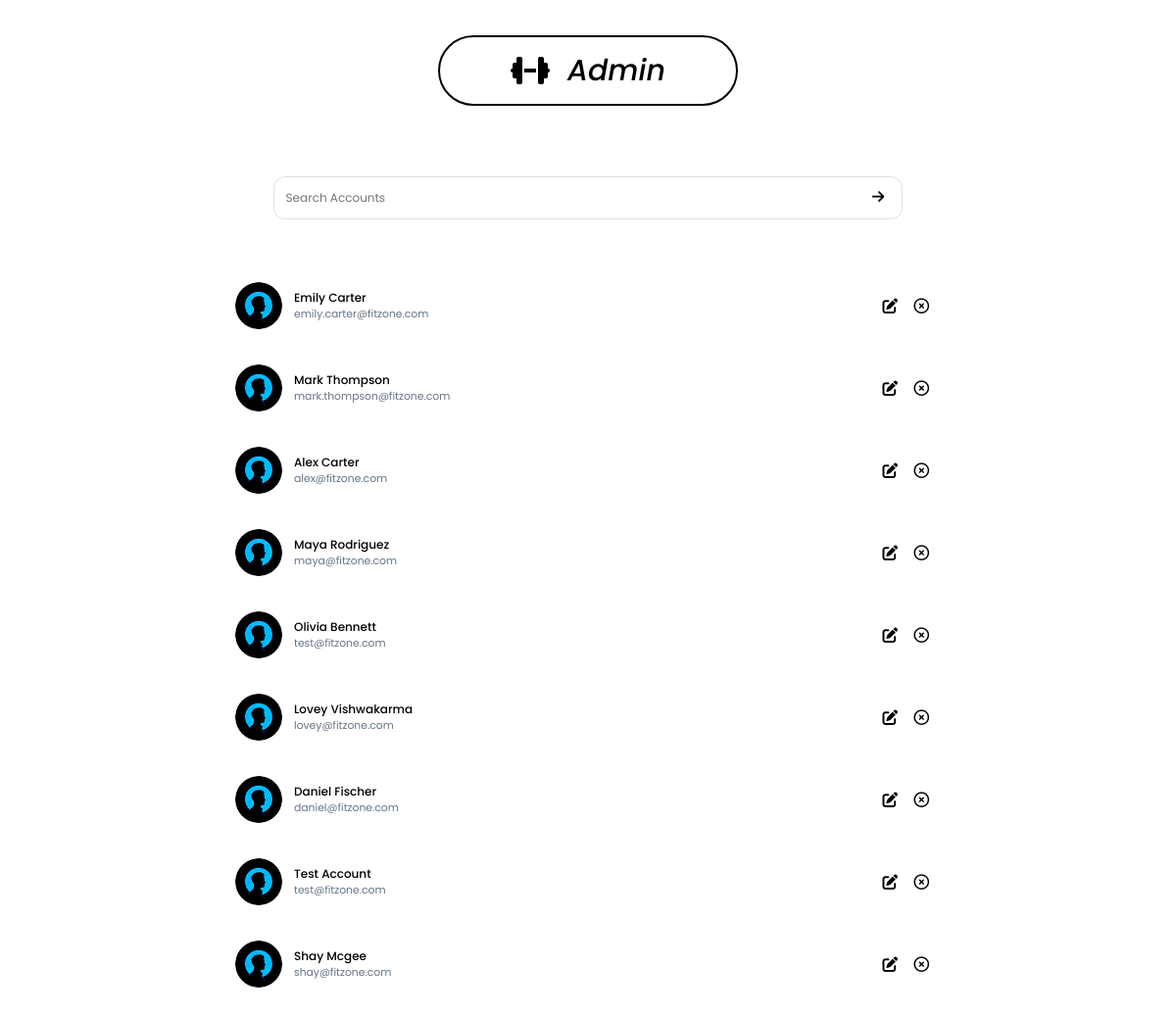
Page /Dashboards/Admin-Dashboard/manage-accounts.php on the committed database.
### tables this page shows
CREATE TABLE `trainers` (
  `Trainer_ID` int(11) NOT NULL,
  `User_ID` int(11) NOT NULL,
  `Name` varchar(255) NOT NULL,
  `Speciality` varchar(255) NOT NULL
);

CREATE TABLE `users` (
  `User_ID` int(11) NOT NULL,
  `First_Name` varchar(255) NOT NULL,
  `Last_Name` varchar(255) DEFAULT NULL,
  `Phone` int(20) NOT NULL,
  `Email` varchar(100) NOT NULL,
  `Role` enum('customer','staff','admin') NOT NULL,
  `Password` varchar(255) NOT NULL,
  `Profile_Img_Path` varchar(500) DEFAULT NULL
);

### Dashboards/Admin-Dashboard/manage-accounts.php (the view, shortened to what this page needs)
<?php
  include("../../includes/dbconnect.php");
?>
<!DOCTYPE html>
<html lang="en">
  <head>
    <link rel="stylesheet" href="./style.css" />
  </head>
  <body>
     <?php include("../components/admin/admin-menu.php")?>
    <section class="manage-accounts-section">
      <form method="get" class="search-accounts">
        <div class="search-container">
          <input
            type="text"
            name="searchFor"
            class="search-input"
            placeholder="Search Accounts"
          />
          <button type="submit" name="search" class="search-button" >
            <i class="fas fa-arrow-right search-icon"></i>
          </button>
        </div>
      </form>
      <?php
        if(isset($_GET['search'])){
          $search = trim($_GET['searchFor']);
          $search_query = "SELECT users.User_ID, users.Email, trainers.Name FROM users JOIN trainers ON users.User_ID = trainers.User_ID WHERE users.First_Name = '$search'";
          $search_results = $conn->query($search_query);
          if($search_results->num_rows > 0){
            while($searched_rows = $search_results->fetch_assoc()){
            echo
            '
              <div class="account-container">
                <div class="info-wrap">
                  <div class="profile-img-container">
                      <img
                        src="../../Assets/customer-dashboard-assets/profile.png"
                        alt="profile-picture"
                        class="profile-picture"
                      />
                  </div>
                  <div class="text-wrap">
                      <p class="account-name">'.$searched_rows['Name'].'</p>
                      <p class="account-email">'.$searched_rows['Email'].'</p>
                  </div>
                </div>
                <div class="actions-wrap">
                    <i class="fas fa-pen-to-square edit-account" onclick="window.location.href=\'./edit-account.php?selected=Edit Account&update_id='.$searched_rows['User_ID'].'\'"></i>
                    <i class="fa-regular fa-circle-xmark delete-account" onclick="DeleteTrainer('.$searched_rows['User_ID'].')"></i>
                </div>
              </div>
            ';
          }
          }
          else
          {
            echo
            '<div class="account-container">
                <h1 class="account-name not">Trainer Not Found</h1>
            </div>';
          }
        }
        else
        {
          $sql = "SELECT users.User_ID, users.Email, trainers.Name FROM users JOIN trainers ON users.User_ID = trainers.User_ID";
        $result = $conn->query($sql);
        if($result->num_rows > 0){
          while($row = $result->fetch_assoc()){
            echo
            '
              <div class="account-container">
                <div class="info-wrap">
                  <div class="profile-img-container">
                      <img
                        src="../../Assets/customer-dashboard-assets/profile.png"
                        alt="profile-picture"
                        class="profile-picture"
                      />
                  </div>
                  <div class="text-wrap">
                      <p class="account-name">'.$row['Name'].'</p>
                      <p class="account-email">'.$row['Email'].'</p>
                  </div>
                </div>
                <div class="actions-wrap">
                    <i class="fas fa-pen-to-square edit-account" onclick="window.location.href=\'./edit-account.php?selected=Edit Account&update_id='.$row['User_ID'].'\'"></i>
                    <i class="fa-regular fa-circle-xmark delete-account" onclick="DeleteTrainer('.$row['User_ID'].')"></i>
                </div>
              </div>
            ';
          }
        }
        else
          {
            echo
            '<div class="account-container">
                <h1 class="account-name not">No Trainers Add Yet</h1>
            </div>';
          }
        }
      ?>
    </section>
  </body>
</html>

### Dashboards/components/admin/admin-menu.php (shortened to what this page needs)
<!DOCTYPE html>
<html lang="en">
<head>
    <link rel="stylesheet" href="../Admin-Dashboard/style.css">
</head>
<body>
    <nav class="float-menu">
        <div class="displaying">
            <i class="fas fa-dumbbell menu-icon"></i>
            <span class="selected">
                <?php
                    if (isset($_GET['selected']))
                        {
                            echo htmlspecialchars($_GET['selected']);
                        }
                        else
                        {
                            echo "Admin";
                        }
                ?>
            </span>
        </div>
    </nav>
</body>
</html>

### Dashboards/Admin-Dashboard/style.css (style rules this page uses)
html { scroll-behavior: smooth; }
* { box-sizing: border-box; padding: 0; margin: 0; font-family: "Poppins", sans-serif; }
button { cursor: pointer; font-family: "Poppins", sans-serif; }
nav.float-menu { position: relative; display: flex; justify-content: center; align-items: center; flex-direction: column; width: auto; height: fit-content; margin: 3vw auto 6vw auto; }
.displaying { display: flex; justify-content: center; align-items: center; position: relative; border-radius: 50px; border: 2px solid black; padding: 0 4vw 0 4vw; }
i.menu-icon { font-size: 2em; padding: 1.5vw 0 1.5vw 2vw; cursor: pointer; }
span.selected { font-size: 2.5vw; font-style: italic; font-weight: 500; padding: 0 2vw 0 1.5vw; }
input { flex-shrink: 0; width: 30vw; border-radius: 12px; border: 1px solid #E3DEDE; padding: 1vw; margin-bottom: 10%; font-size: 1vw; }
section.manage-accounts-section { display: flex; align-items: center; flex-direction: column; }
.search-container { border-radius: 12px; border: 1px solid #E3DEDE; margin-bottom: 10%; }
input.search-input { width: 50vw; border: none; margin: 0; outline: none; }
button.search-button { padding: 0.5vw; border: none; background: none; }
.search-icon { font-size: 1.2vw; padding-right: 1vw; cursor: pointer; }
.account-container { display: flex; justify-content: space-between; align-items: center; width: 60%; padding-bottom: 3%; }
.info-wrap { display: flex; align-items: center; }
.profile-img-container { display: flex; justify-content: center; width: 48px; height: 48px; border-radius: 50%; overflow: hidden; }
img.profile-picture { object-fit: cover; }
.text-wrap { margin: 0 1vw; }
.account-name { font-size: 1vw; font-weight: 500; }
.account-email { align-self: stretch; font-size: 0.9vw; color: #637587; }
.edit-account, .delete-account { font-size: 1.3vw; padding-right: 1vw; cursor: pointer; }

### rows in the picture
trainers: Name "Emily Carter", User_ID.Email "emily.carter@fitzone.com"
trainers: Name "Mark Thompson", User_ID.Email "mark.thompson@fitzone.com"
trainers: Name "Alex Carter", User_ID.Email "alex@fitzone.com"
trainers: Name "Maya Rodriguez", User_ID.Email "maya@fitzone.com"
trainers: Name "Olivia Bennett", User_ID.Email "test@fitzone.com"
trainers: Name "Lovey Vishwakarma", User_ID.Email "lovey@fitzone.com"
trainers: Name "Daniel Fischer", User_ID.Email "daniel@fitzone.com"
trainers: Name "Test Account", User_ID.Email "test@fitzone.com"
trainers: Name "Shay Mcgee", User_ID.Email "shay@fitzone.com"
